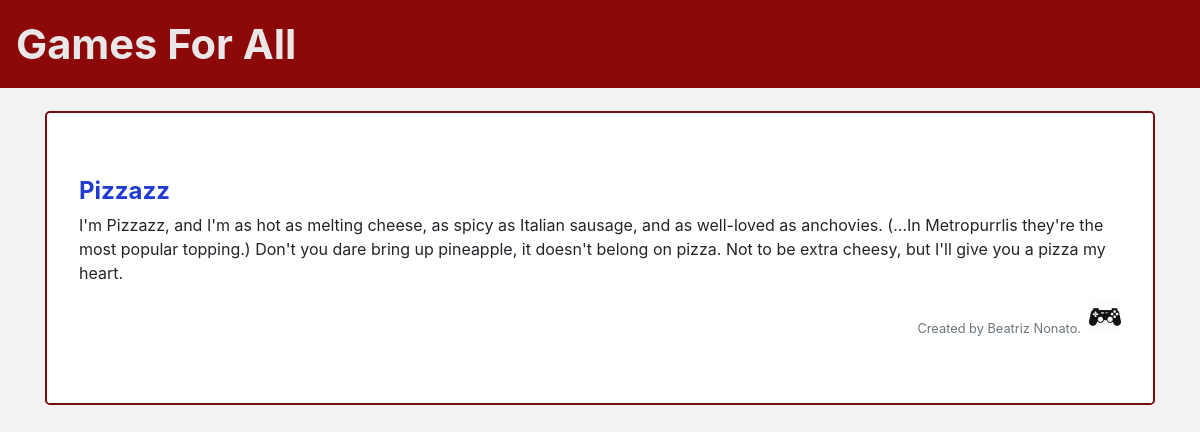
Page /catalog/Fancy Cats/Pizzazz/ on the committed database.
### db_setup.py (models this page shows, shortened)
class Item(Base):
    __tablename__ = 'item'
    name = Column(String(80), nullable=False)
    id = Column(Integer, primary_key=True)
    description = Column(String(250))
    category_name = Column(Integer, ForeignKey('category.id'))
    category = relationship(Category)
    user_id = Column(Integer, ForeignKey('user.id'))
    user = relationship(User)
    picture = Column(String(250))

class User(Base):
    __tablename__ = 'user'
    id = Column(Integer, primary_key=True)
    name = Column(String(250), nullable=False)
    email = Column(String(250), nullable=False)
    picture = Column(String(250))

### project.py (the view)
@app.route('/catalog/<string:category_name>/<string:item_name>/')
def showItem(category_name, item_name):
    category = session.query(Category).filter_by(name=category_name).first()
    item = session.query(Item).filter_by(name=item_name,
                                         category=category).first()
    if item:
        creator = getUserInfo(item.user_id)
        return render_template('item.html', item=item, creator=creator)
    return render_template('item.html', item=item)

### project.py (called while the page is built)
def getUserInfo(user_id):
    user = session.query(User).filter_by(id=user_id).first()
    return user

### templates/item.html (shortened to what this page needs)
{% include 'top.html' %}
         <main role="main" class="container">
            <div class="jumbotron">
                <div class="row">
                    <div class="col">
                        <h1 class="subtitle">{{item.name}}</h1>
                        <p>{{item.description}}</p>
                    </div>
                </div>
                <div class="d-flex justify-content-end align-items-baseline">
                    <small class="text-muted">Created by {{creator.name}}.</small>
                    <img src="{{creator.picture}}" class="thumbnail">
                </div>
            </div>
        </main>
    </body>
</html>

### static/main.css (style rules this page uses)
body { background-color: rgb(243, 242, 242); }
h1 { font-weight: bold; font-size: 1.5em; }
.jumbotron { margin-top: 2%; background-color: #ffffff; border: 2px solid #770d0d; }
.thumbnail { height: 2em; width: 2em; margin-left: .5em; }
.subtitle { color: #223cd3; }

### rows in the picture
Item: name "Pizzazz", description "I'm Pizzazz, and I'm as hot as melting cheese, as spicy as Italian sausage, and as well-loved as anchovies. (...In Metropurrlis they're the most popular topping.) Don't you dare bring up pineapple, it doesn't belong on pizza. Not to be extra cheesy, but I'll give you a pizza my heart."
User: name "Beatriz Nonato", picture (picture)
